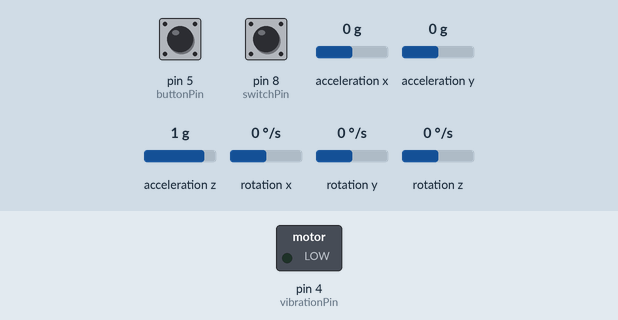
The sketch below on a simulated Arduino Leonardo, built with avr-gcc and run on an emulated ATmega32U4. On the bench: switched loads named in the sketch (green lamp = pin HIGH). Inputs (shaded band) come from the test bench; at power-on: pin 5 (buttonPin) HIGH, pin 8 (switchPin) LOW, acceleration x 0 g, acceleration y 0 g, acceleration z 1 g, rotation x 0 °/s, rotation y 0 °/s, rotation z 0 °/s. What the sketch prints to the serial monitor is not drawn.

Above: at 1.7 s.
1.8 s: pin 5 (buttonPin) pulled LOW for 0.15 s
At 1.98 s:
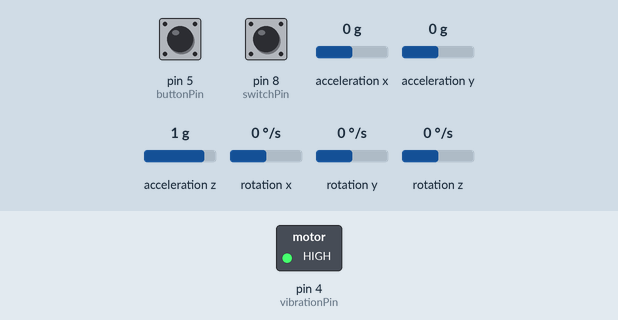
Timing chart, 0 to 4.8 s (numbered marks = the images above; inputs shaded):
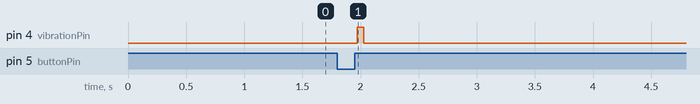

Measured:
- after the input at 1.8 s, pin 4 (vibrationPin): LOW → HIGH after 0.17 s, → LOW 0.06 s later

The sketch:

air_mouse.ino
```cpp
#include <Wire.h>
#include <MPU6050.h>
#include <Mouse.h>

MPU6050 mpu;

int16_t ax, ay, az, gx, gy, gz;
float moveX, moveY, unprocessedMoveY;

bool buttonDown = false;
bool buttonUp = false;

bool gyroActive = false;
bool mousePressed = false;

unsigned long buttonDownTime = NULL;
unsigned long vibrationStart = NULL;

unsigned int vibrationTime = 40;

int maxZ = 0;

int vibrationPin = 4;
int buttonPin = 5;
int switchPin = 8;

void setup() {
  Serial.begin(9600);
  pinMode(buttonPin, INPUT_PULLUP);
  pinMode(switchPin, INPUT);
  pinMode(vibrationPin, OUTPUT);

  delay(500);
  Wire.begin();

  mpu.initialize();

  if (!mpu.testConnection()) {
    while (1) {
      Serial.println("MPU6050 Sensor not found");
    }
  }

  Serial.println("MPU6050 Sensor initialized");
}

void loop() {
  checkButtons();
  getMovement();
  moveMouse();
  clickMouse();
  vibrationStop();
  processScroll();

  delay(15);
}

void processScroll() {
  if (!gyroActive && buttonDown && buttonDownTime != NULL && (millis() - buttonDownTime) > 200) {
    Mouse.move(0, 0, -(unprocessedMoveY));
    delay(100);
  }
}

void clickMouse() {
  if (buttonDown && !mousePressed) {
    mousePressed = true;
    buttonDownTime = millis();
  }

  if (gyroActive) {
    if (buttonDown && mousePressed && millis() - buttonDownTime > 150) {
      Mouse.press(MOUSE_LEFT);
      buttonDownTime = NULL;
    }

    if (!buttonDown && mousePressed) {
      if (buttonDownTime) {
        vibrationtart();
        Mouse.click(MOUSE_LEFT);
      } else {
        vibrationtart();
        Mouse.release(MOUSE_LEFT);
      }

      buttonDownTime = NULL;
      mousePressed = false;
    }
  } else {
    if (!buttonDown && mousePressed && (millis() - buttonDownTime) < 500) {
      vibrationtart();
      Mouse.click(MOUSE_LEFT);
      buttonDownTime = NULL;
      mousePressed = false;
    }
  }
}

void vibrationtart() {
  vibrationStart = millis();
  digitalWrite(vibrationPin, HIGH);
}

void vibrationStop() {
  if (vibrationStart == NULL) {
    return;
  }

  if ((millis() - vibrationStart) >= vibrationTime) {
    digitalWrite(vibrationPin, LOW);
  }
}

void checkButtons() {
  buttonDown = digitalRead(buttonPin) == LOW;

  if (!gyroActive && digitalRead(switchPin) == HIGH) {
    vibrationtart();
    buttonDownTime = NULL;
    mousePressed = false;
  }

  if (gyroActive && digitalRead(switchPin) == LOW) {
    buttonDownTime = NULL;
    mousePressed = false;
  }

  gyroActive = digitalRead(switchPin) == HIGH;
}

void moveMouse() {
  if (gyroActive) {
    Mouse.move(moveX, moveY);
  }
}

void getMovement() {
  mpu.getMotion6(&ax, &ay, &az, &gx, &gy, &gz);

  moveX = -(gz + 100) / 150;
  moveY = -(gx + 260) / 150;
  // int moveZ = (gz + 260) / 150;

  // Serial.println(az);

  unprocessedMoveY = moveY;

  moveX += 1.5;

  if (abs(moveX) < 1) {
    moveX = 0;
  }

  if (abs(moveY) < 1) {
    moveY = 0;
  }

  moveX /= 2;
  moveY /= 2;
}
```
